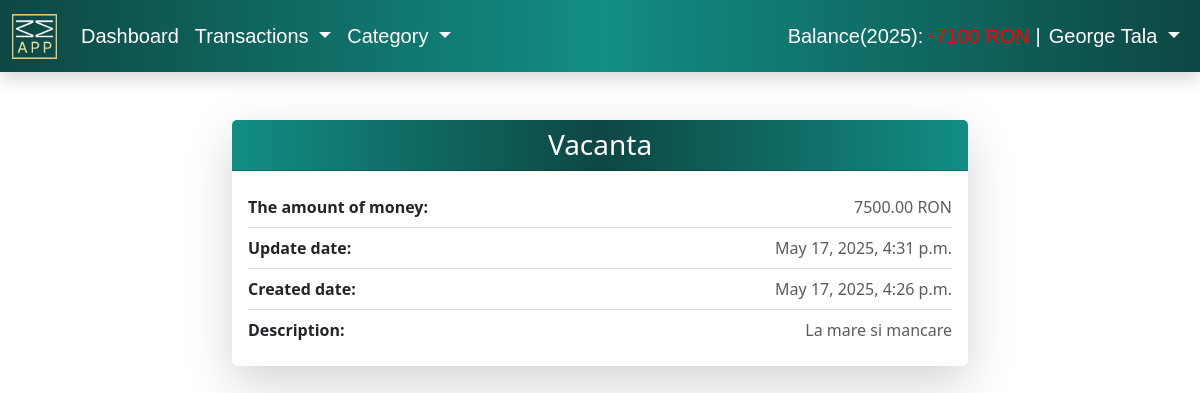
Page /details_transaction/15 (signed in) on the committed database.
### transactions/models.py (models this page shows)
class UserTransactions(models.Model):
    user = models.ForeignKey(User, on_delete=models.CASCADE)
    category = models.ForeignKey(UserCategory, null = True, blank = True, on_delete = models.SET_NULL)
    amount = models.DecimalField(max_digits=10, decimal_places=2)
    date = models.DateField()
    description = models.TextField(blank=True)
    created_at = models.DateTimeField(auto_now_add=True)
    updated_at = models.DateTimeField(auto_now=True)
    month = models.IntegerField(null = True, blank = True)
    year = models.IntegerField(null = True, blank = True)
    def __str__(self):
        if self.category: # 1
            return f"Transaction: {self.amount} RON - {self.category.name}"
        else: # 2
            return f"Transaction: {self.amount} RON - Category: None"

### categories/models.py (models this page shows, shortened)
class UserCategory(models.Model):
    user = models.ForeignKey(User, on_delete=models.CASCADE, null=True)
    name = models.CharField(max_length=100)
    is_income = models.BooleanField(choices=is_income_choices,default=False)  # Venituri vs Cheltuieli
    created_at = models.DateTimeField(auto_now_add=True)
    updated_at = models.DateTimeField(auto_now=True)

### transactions/views.py (the view)
# urls.py: path('details_transaction/<int:pk>', views.TransactionDetailView.as_view(), name='details-transaction'),
class TransactionDetailView(LoginRequiredMixin, DetailView):
    template_name = 'transactions/details_transaction.html'
    model = UserTransactions

### MoneyManager/context_processors.py (called while the page is built)
def transactions_context(request):
    context = {}
    if request.user.is_authenticated:
        incomes = UserTransactions.objects.filter(user=request.user, category__is_income=True, date__year=datetime.now().year)
        total_income = sum(income.amount for income in incomes)
        expenses = UserTransactions.objects.filter(user=request.user, category__is_income=False, date__year=datetime.now().year)
        total_expense = sum(expense.amount for expense in expenses)
        total_money = total_income - total_expense
        first_name = request.user.first_name
        last_name = request.user.last_name
        fullname = f"{first_name} {last_name}"
        context = {
            'total_money': total_money,
            'full_name': fullname,
            'year': datetime.now().year,
        }
    return context

### templates/transactions/details_transaction.html (shortened to what this page needs)
{% extends 'base.html' %}
{% block content %}
    <div class="container mt-5">
        <div class="row justify-content-center">
            <div class="col-md-8">
                <div class="card shadow-lg border-0">
                    <div class="card-header text-center text-white geo-color-bar">
                        <h3 class="mb-0">{{ usertransactions.category.name }}</h3>
                    </div>
                    <div class="card-body">
                        <div class="d-flex justify-content-between align-items-center py-2 border-bottom">
                            <strong>The amount of money:</strong>
                            <span class="text-muted">{{ usertransactions.amount }} RON</span>
                        </div>
                        <div class="d-flex justify-content-between align-items-center py-2 border-bottom">
                            <strong>Update date:</strong>
                            <span class="text-muted">{{ usertransactions.updated_at }}</span>
                        </div>
                        <div class="d-flex justify-content-between align-items-center py-2 border-bottom">
                            <strong>Created date:</strong>
                            <span class="text-muted">{{ usertransactions.created_at }}</span>
                        </div>
                        <div class="d-flex justify-content-between align-items-center py-2">
                            <strong>Description:</strong>
                            <span class="text-muted">{{ usertransactions.description }}</span>
                        </div>
                    </div>
                </div>
            </div>
        </div>
    </div>
{% endblock %}

### static/css/style.css (style rules this page uses)
.geo-color-bar { background: linear-gradient(270deg, #128e84, #0d4743, #128e84); }

### rows in the picture
UserTransactions: category.name "Vacanta", amount "7500.00", updated_at "May 17, 2025, 4:31 p.m.", created_at "May 17, 2025, 4:26 p.m.", description "La mare si mancare"

### other values in the picture
{{ full_name }} "George Tala"
